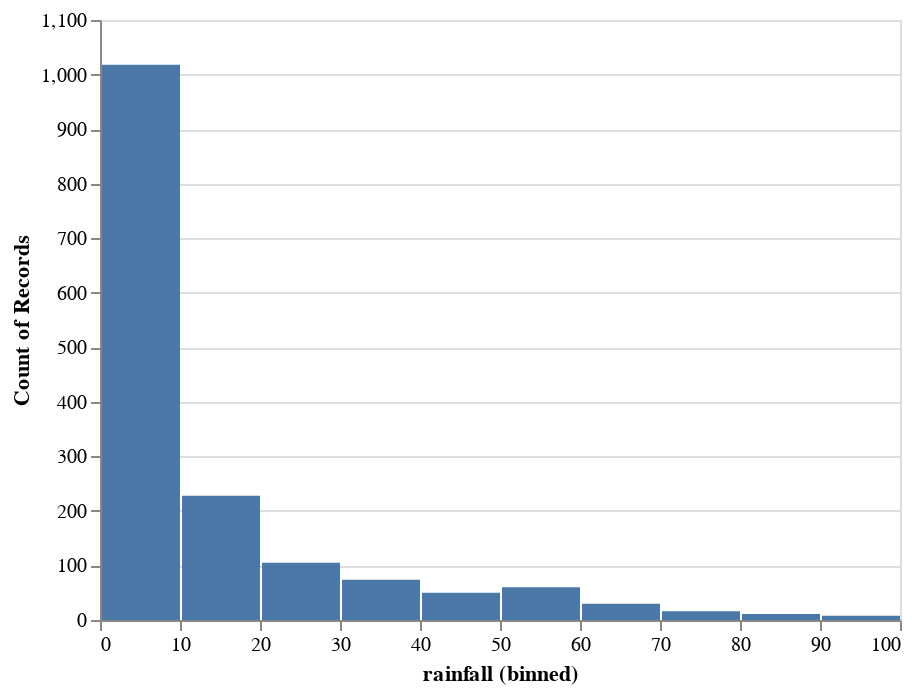

Here is the notebook cell this chart was saved with:
### Code cell
alt.Chart(world.df_features).mark_bar().encode(
    alt.X("rainfall", bin=True),
    y='count()',
)

### Figure 1 — Vega-Lite specification as saved in the notebook (floating-point values rounded to 4 significant figures; data arrays with more than 128 entries replaced by an {"elided": "..."} marker saying what was removed)
{"$schema": "https://vega.github.io/schema/vega-lite/v2.6.0.json", "config": {"view": {"height": 300, "width": 400}}, "data": {"name": "data-fd2941f6da5ab8c606173a8815f6cec9"}, "datasets": {"data-fd2941f6da5ab8c606173a8815f6cec9": {"elided": "1600 records"}}, "encoding": {"x": {"bin": true, "field": "rainfall", "type": "quantitative"}, "y": {"aggregate": "count", "type": "quantitative"}}, "mark": "bar"}
